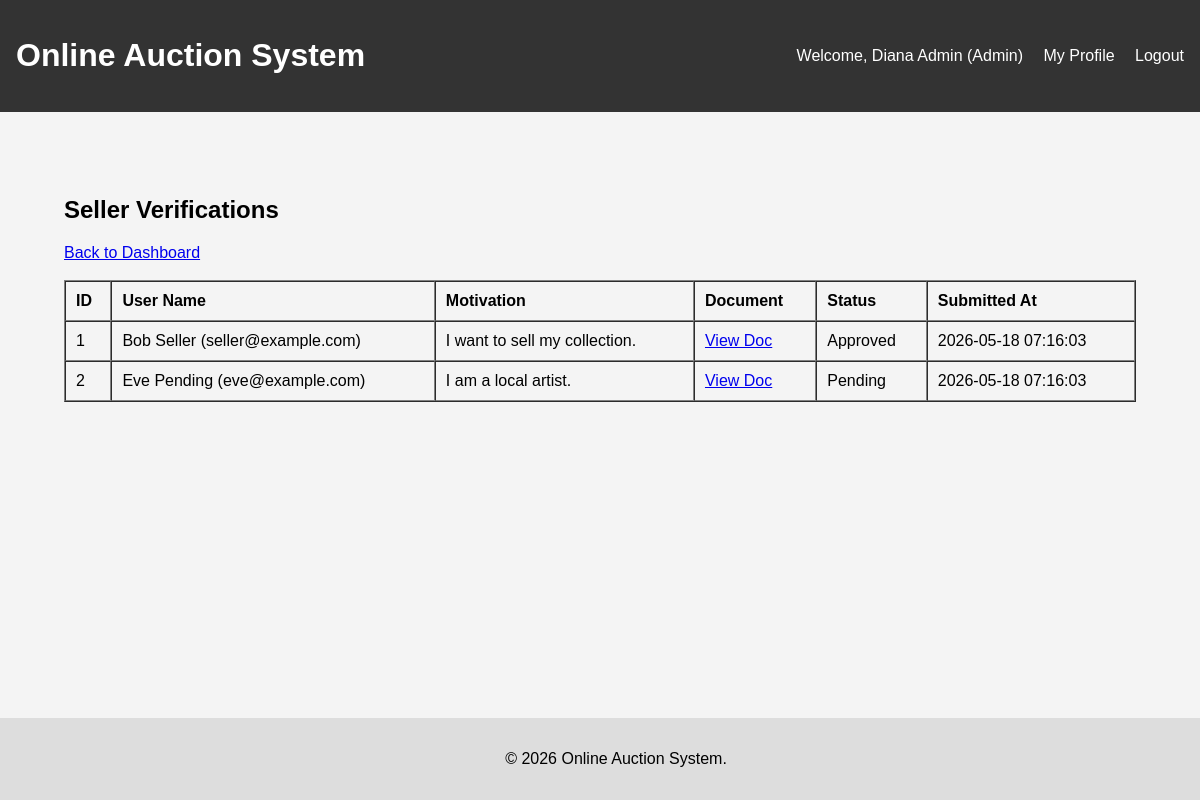
The page /index.php?page=admin_sellers (signed in) on the database its author committed.
### tables this page shows
CREATE TABLE seller_verification_requests (
    id INT AUTO_INCREMENT PRIMARY KEY,
    user_id INT NOT NULL,
    motivation TEXT NOT NULL,
    id_document_path VARCHAR(255) NOT NULL,
    status ENUM('pending', 'approved', 'rejected') DEFAULT 'pending',
    reviewed_by INT DEFAULT NULL,
    submitted_at TIMESTAMP DEFAULT CURRENT_TIMESTAMP,
    FOREIGN KEY (user_id) REFERENCES users(id) ON DELETE CASCADE,
    FOREIGN KEY (reviewed_by) REFERENCES users(id) ON DELETE SET NULL
);

CREATE TABLE users (
    id INT AUTO_INCREMENT PRIMARY KEY,
    name VARCHAR(255) NOT NULL,
    email VARCHAR(255) UNIQUE NOT NULL,
    password_hash VARCHAR(255) NOT NULL,
    phone VARCHAR(50),
    bio TEXT,
    profile_pic VARCHAR(255),
    role ENUM('buyer', 'seller', 'moderator', 'admin') NOT NULL DEFAULT 'buyer',
    seller_verified BOOLEAN DEFAULT FALSE,
    is_active BOOLEAN DEFAULT TRUE,
    reputation_score DECIMAL(5,2) DEFAULT 0.00,
    created_at TIMESTAMP DEFAULT CURRENT_TIMESTAMP
);

### view/admin/sellers.php (the view)
<?php require_once 'view/layout/header.php'; ?>
<div class="container">
    <h2>Seller Verifications</h2>
    <a href="index.php?page=admin_dashboard">Back to Dashboard</a>
    <br><br>
    <table border="1" cellpadding="10" cellspacing="0" style="width:100%; text-align:left;">
        <thead>
            <tr>
                <th>ID</th>
                <th>User Name</th>
                <th>Motivation</th>
                <th>Document</th>
                <th>Status</th>
                <th>Submitted At</th>
            </tr>
        </thead>
        <tbody>
            <?php foreach ($requests as $req): ?>
                <tr>
                    <td><?= htmlspecialchars($req['id']) ?></td>
                    <td><?= htmlspecialchars($req['user_name']) ?> (<?= htmlspecialchars($req['email']) ?>)</td>
                    <td><?= htmlspecialchars($req['motivation']) ?></td>
                    <td><a href="<?= htmlspecialchars($req['id_document_path']) ?>" target="_blank">View Doc</a></td>
                    <td><?= htmlspecialchars(ucfirst($req['status'])) ?></td>
                    <td><?= htmlspecialchars($req['submitted_at']) ?></td>
                </tr>
            <?php endforeach; ?>
        </tbody>
    </table>
</div>
<?php require_once 'view/layout/footer.php'; ?>

### assets/css/style.css (style rules this page uses)
body { font-family: Arial, sans-serif; margin: 0; padding: 0; background-color: #f4f4f4; }
.container { padding: 2rem; max-width: 1200px; margin: auto; }

### rows shown on the page
seller_verification_requests: id "1", user.name "Bob Seller", user.email "seller@example.com", motivation "I want to sell my collection.", status "Approved", submitted_at "2026-05-18 07:16:03"
seller_verification_requests: id "2", user.name "Eve Pending", user.email "eve@example.com", motivation "I am a local artist.", status "Pending", submitted_at "2026-05-18 07:16:03"

### other values the page prints
$_SESSION['name'] "Diana Admin"
$_SESSION['role'] "Admin"
